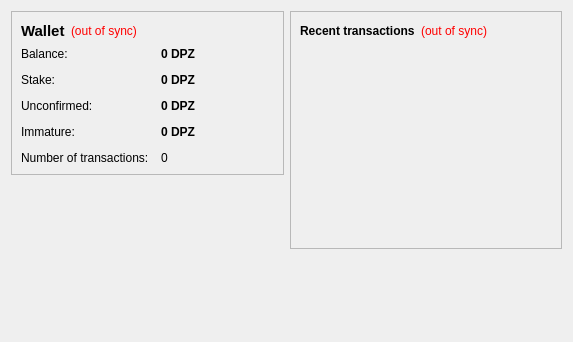
<?xml version="1.0" encoding="UTF-8"?>
<ui version="4.0">
 <class>OverviewPage</class>
 <widget class="QWidget" name="OverviewPage">
  <property name="geometry">
   <rect>
    <x>0</x>
    <y>0</y>
    <width>573</width>
    <height>342</height>
   </rect>
  </property>
  <property name="windowTitle">
   <string>Form</string>
  </property>
  <layout class="QHBoxLayout" name="horizontalLayout" stretch="1,1">
   <item>
    <layout class="QVBoxLayout" name="verticalLayout_2">
     <item>
      <widget class="QFrame" name="frame">
       <property name="frameShape">
        <enum>QFrame::StyledPanel</enum>
       </property>
       <property name="frameShadow">
        <enum>QFrame::Raised</enum>
       </property>
       <layout class="QVBoxLayout" name="verticalLayout_4">
        <item>
         <layout class="QHBoxLayout" name="horizontalLayout_4">
          <item>
           <widget class="QLabel" name="label_5">
            <property name="font">
             <font>
              <pointsize>11</pointsize>
              <weight>75</weight>
              <bold>true</bold>
             </font>
            </property>
            <property name="text">
             <string>Wallet</string>
            </property>
           </widget>
          </item>
          <item>
           <widget class="QLabel" name="labelWalletStatus">
            <property name="toolTip">
             <string>The displayed information may be out of date. Your wallet automatically synchronizes with the DollarPounds network after a connection is established, but this process has not completed yet.</string>
            </property>
            <property name="styleSheet">
             <string notr="true">QLabel { color: red; }</string>
            </property>
            <property name="text">
             <string notr="true">(out of sync)</string>
            </property>
            <property name="alignment">
             <set>Qt::AlignLeading|Qt::AlignLeft|Qt::AlignVCenter</set>
            </property>
           </widget>
          </item>
          <item>
           <spacer name="horizontalSpacer_2">
            <property name="orientation">
             <enum>Qt::Horizontal</enum>
            </property>
            <property name="sizeHint" stdset="0">
             <size>
              <width>40</width>
              <height>20</height>
             </size>
            </property>
           </spacer>
          </item>
         </layout>
        </item>
        <item>
         <layout class="QFormLayout" name="formLayout_2">
          <property name="fieldGrowthPolicy">
           <enum>QFormLayout::AllNonFixedFieldsGrow</enum>
          </property>
          <property name="horizontalSpacing">
           <number>12</number>
          </property>
          <property name="verticalSpacing">
           <number>12</number>
          </property>
          <item row="0" column="0">
           <widget class="QLabel" name="label">
            <property name="text">
             <string>Balance:</string>
            </property>
           </widget>
          </item>
          <item row="0" column="1">
           <widget class="QLabel" name="labelBalance">
            <property name="font">
             <font>
              <weight>75</weight>
              <bold>true</bold>
             </font>
            </property>
            <property name="cursor">
             <cursorShape>IBeamCursor</cursorShape>
            </property>
            <property name="toolTip">
             <string>Your current balance</string>
            </property>
            <property name="text">
             <string notr="true">0 DPZ</string>
            </property>
            <property name="textInteractionFlags">
             <set>Qt::LinksAccessibleByMouse|Qt::TextSelectableByKeyboard|Qt::TextSelectableByMouse</set>
            </property>
           </widget>
          </item>
          <item row="1" column="0">
           <widget class="QLabel" name="label_6">
            <property name="text">
             <string>Stake:</string>
            </property>
           </widget>
          </item>
          <item row="1" column="1">
           <widget class="QLabel" name="labelStake">
            <property name="font">
             <font>
              <weight>75</weight>
              <bold>true</bold>
             </font>
            </property>
            <property name="cursor">
             <cursorShape>IBeamCursor</cursorShape>
            </property>
            <property name="toolTip">
             <string>Total of coins that was staked, and do not yet count toward the current balance</string>
            </property>
            <property name="text">
             <string notr="true">0 DPZ</string>
            </property>
            <property name="textInteractionFlags">
             <set>Qt::LinksAccessibleByMouse|Qt::TextSelectableByKeyboard|Qt::TextSelectableByMouse</set>
            </property>
           </widget>
          </item>
          <item row="2" column="0">
           <widget class="QLabel" name="label_3">
            <property name="text">
             <string>Unconfirmed:</string>
            </property>
           </widget>
          </item>
          <item row="2" column="1">
           <widget class="QLabel" name="labelUnconfirmed">
            <property name="font">
             <font>
              <weight>75</weight>
              <bold>true</bold>
             </font>
            </property>
            <property name="cursor">
             <cursorShape>IBeamCursor</cursorShape>
            </property>
            <property name="toolTip">
             <string>Total of transactions that have yet to be confirmed, and do not yet count toward the current balance</string>
            </property>
            <property name="text">
             <string notr="true">0 DPZ</string>
            </property>
            <property name="textInteractionFlags">
             <set>Qt::LinksAccessibleByMouse|Qt::TextSelectableByKeyboard|Qt::TextSelectableByMouse</set>
            </property>
           </widget>
          </item>
          <item row="3" column="0">
           <widget class="QLabel" name="labelImmatureText">
            <property name="text">
             <string>Immature:</string>
            </property>
           </widget>
          </item>
          <item row="3" column="1">
           <widget class="QLabel" name="labelImmature">
            <property name="font">
             <font>
              <weight>75</weight>
              <bold>true</bold>
             </font>
            </property>
            <property name="toolTip">
             <string>Mined balance that has not yet matured</string>
            </property>
            <property name="text">
             <string notr="true">0 DPZ</string>
            </property>
            <property name="textInteractionFlags">
             <set>Qt::LinksAccessibleByMouse|Qt::TextSelectableByKeyboard|Qt::TextSelectableByMouse</set>
            </property>
           </widget>
          </item>
          <item row="4" column="0">
           <widget class="QLabel" name="label_2">
            <property name="text">
             <string>Number of transactions:</string>
            </property>
           </widget>
          </item>
          <item row="4" column="1">
           <widget class="QLabel" name="labelNumTransactions">
            <property name="toolTip">
             <string>Total number of transactions in wallet</string>
            </property>
            <property name="text">
             <string notr="true">0</string>
            </property>
           </widget>
          </item>
         </layout>
        </item>
       </layout>
      </widget>
     </item>
     <item>
      <spacer name="verticalSpacer">
       <property name="orientation">
        <enum>Qt::Vertical</enum>
       </property>
       <property name="sizeHint" stdset="0">
        <size>
         <width>20</width>
         <height>40</height>
        </size>
       </property>
      </spacer>
     </item>
	 <item>
      <widget class="QLabel" name="label_6">
       <property name="text">
        <string/>
       </property>
       <property name="pixmap">
        <pixmap resource="../bitcoin.qrc">:/images/backg</pixmap>
       </property>
       <property name="scaledContents">
        <bool>false</bool>
       </property>
       <property name="alignment">
        <set>Qt::AlignCenter</set>
       </property>
       <property name="margin">
        <number>-2</number>
       </property>
      </widget>
     </item>
	</layout>
   </item>
   <item>
    <layout class="QVBoxLayout" name="verticalLayout_3">
     <item>
      <widget class="QFrame" name="frame_2">
       <property name="frameShape">
        <enum>QFrame::StyledPanel</enum>
       </property>
       <property name="frameShadow">
        <enum>QFrame::Raised</enum>
       </property>
       <layout class="QVBoxLayout" name="verticalLayout">
        <item>
         <layout class="QHBoxLayout" name="horizontalLayout_2">
          <item>
           <widget class="QLabel" name="label_4">
            <property name="text">
             <string>&lt;b&gt;Recent transactions&lt;/b&gt;</string>
            </property>
           </widget>
          </item>
          <item>
           <widget class="QLabel" name="labelTransactionsStatus">
            <property name="toolTip">
             <string>The displayed information may be out of date. Your wallet automatically synchronizes with the DollarPounds network after a connection is established, but this process has not completed yet.</string>
            </property>
            <property name="styleSheet">
             <string notr="true">QLabel { color: red; }</string>
            </property>
            <property name="text">
             <string notr="true">(out of sync)</string>
            </property>
            <property name="alignment">
             <set>Qt::AlignRight|Qt::AlignTrailing|Qt::AlignVCenter</set>
            </property>
           </widget>
          </item>
          <item>
           <spacer name="horizontalSpacer">
            <property name="orientation">
             <enum>Qt::Horizontal</enum>
            </property>
            <property name="sizeHint" stdset="0">
             <size>
              <width>40</width>
              <height>20</height>
             </size>
            </property>
           </spacer>
          </item>
         </layout>
        </item>
        <item>
         <widget class="QListView" name="listTransactions">
          <property name="styleSheet">
           <string notr="true">QListView { background: transparent; }</string>
          </property>
          <property name="frameShape">
           <enum>QFrame::NoFrame</enum>
          </property>
          <property name="verticalScrollBarPolicy">
           <enum>Qt::ScrollBarAlwaysOff</enum>
          </property>
          <property name="horizontalScrollBarPolicy">
           <enum>Qt::ScrollBarAlwaysOff</enum>
          </property>
          <property name="selectionMode">
           <enum>QAbstractItemView::NoSelection</enum>
          </property>
         </widget>
        </item>
       </layout>
      </widget>
     </item>
     <item>
      <spacer name="verticalSpacer_2">
       <property name="orientation">
        <enum>Qt::Vertical</enum>
       </property>
       <property name="sizeHint" stdset="0">
        <size>
         <width>20</width>
         <height>40</height>
        </size>
       </property>
      </spacer>
     </item>
    </layout>
   </item>
  </layout>
 </widget>
 <resources/>
 <connections/>
</ui>
